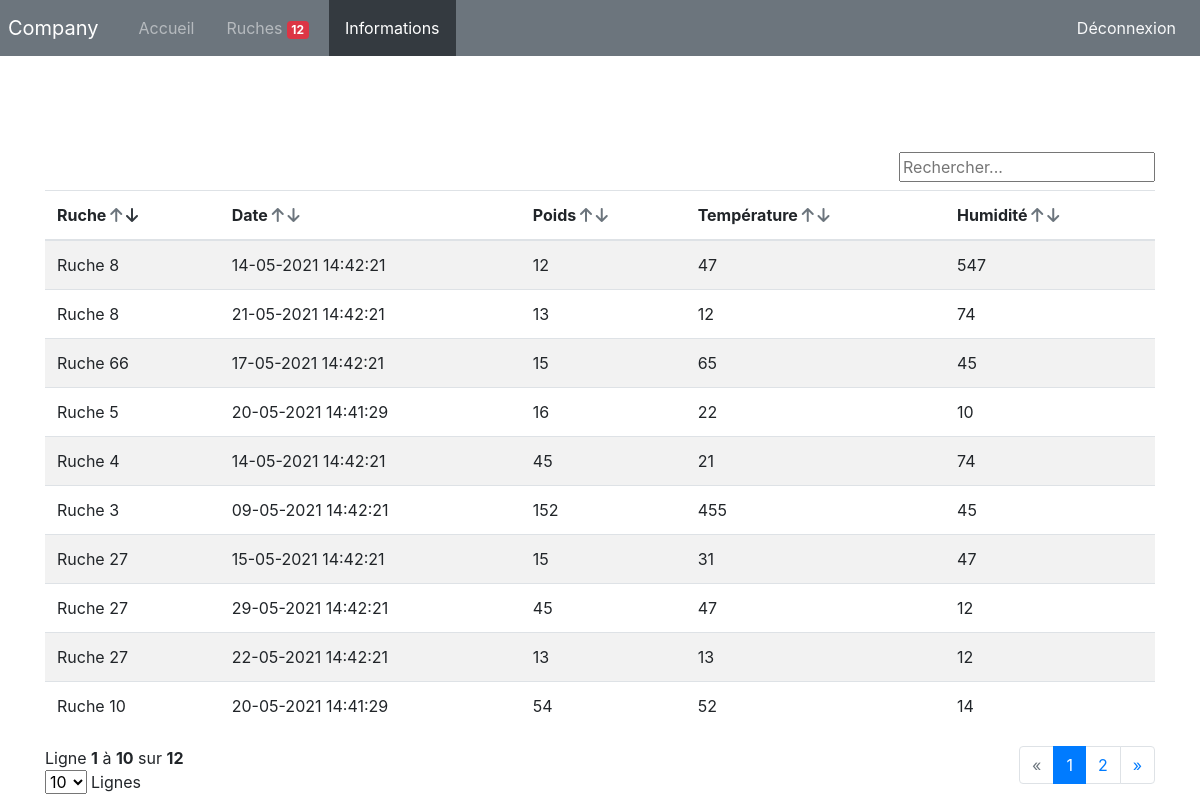
Page /?p=information&tri=nom&direction=DESC on the committed database.
### tables this page shows
CREATE TABLE IF NOT EXISTS `information_ruche` (
  `id` int NOT NULL AUTO_INCREMENT,
  `id_ruche` int NOT NULL,
  `date` datetime NOT NULL,
  `poids` decimal(10,0) NOT NULL,
  `temperature` int NOT NULL,
  `humidite` int NOT NULL,
  PRIMARY KEY (`id`),
  KEY `clef etrangere` (`id_ruche`)
);

CREATE TABLE IF NOT EXISTS `ruche` (
  `id` int NOT NULL AUTO_INCREMENT,
  `nom` text NOT NULL,
  `latitude` decimal(8,6) NOT NULL,
  `longitude` decimal(9,6) NOT NULL,
  PRIMARY KEY (`id`)
);

### template/information/index_information.php (the view, shortened to what this page needs)
<div class="d-flex justify-content-end align-items-center">
  <form>
    <input type="text" placeholder="Rechercher..."/ id="search">
  </form>
</div>
<table class="table table-striped mt-2">
  <thead>
    <tr>
      <th scope="col" id="nom">
        Ruche
        <span>
          <a href="/?p=information&tri=nom&direction=ASC"><i class="fas fa-arrow-up text-secondary"></i></a>
          <a href="/?p=information&tri=nom&direction=DESC"><i class="fas fa-arrow-down text-secondary"></i></a>
        </span>
      </th>
      <th scope="col" id="date">
        Date
        <span>
          <a href="/?p=information&tri=date&direction=ASC"><i class="fas fa-arrow-up text-secondary"></i></a>
          <a href="/?p=information&tri=date&direction=DESC"><i class="fas fa-arrow-down text-secondary"></i></a>
        </span>
      </th>
      <th scope="col" id="poids">
        Poids
        <span>
            <a href="/?p=information&tri=poids&direction=ASC"><i class="fas fa-arrow-up text-secondary"></i></a>
            <a href="/?p=information&tri=poids&direction=DESC"><i class="fas fa-arrow-down text-secondary"></i></a>
        </span>
      </th>
      <th scope="col" id="temperature">
        Température
        <span>
            <a href="/?p=information&tri=temperature&direction=ASC"><i class="fas fa-arrow-up text-secondary"></i></a>
            <a href="/?p=information&tri=temperature&direction=DESC"><i class="fas fa-arrow-down text-secondary"></i></a>
        </span>
      </th>
      <th scope="col" id="humidite">
        Humidité
        <span>
            <a href="/?p=information&tri=humidite&direction=ASC"><i class="fas fa-arrow-up text-secondary"></i></a>
            <a href="/?p=information&tri=humidite&direction=DESC"><i class="fas fa-arrow-down text-secondary"></i></a>
        </span>
      </th>
    </tr>
  </thead>
  <tbody>
    <?php foreach ($informations as $key => $information): ?>
    <tr>
      <td><?=$information['nom']?></th>
      <td><?=date_format(date_create($information['date']),'d-m-Y H:i:s')?></th>
      <td><?=$information['poids']?></th>
      <td><?=$information['temperature']?></td>
      <td><?=$information['humidite']?></td>
    </tr>
    <?php endforeach; ?>
  </tbody>
</table>
<div class="d-flex justify-content-between">
  <div>
    Ligne <?php
    echo '<b>'.(($pagination-1) * $limit + 1) . '</b> à <b>' .  (($pagination-1) * $limit + count($informations)) . '</b> sur <b>' . $nbrInformation. '</b>';
    ?>
    <div class="d-flex align-items-center">
      <form action="/?p=ruche&f=nbLines" method="post" name="form_nbLines" id="form_nbLines">
        <select name="nbLines" class="form-select" id="nbLines">
          <option value="10">10</option>
        </select>
      </form>
      <div class="px-1">
        Lignes
      </div>
    </div>
  </div>
  <?php
    $prec = $pagination == 1 ? 1 : $pagination-1;
    $suiv = $pagination == ceil((intval($nbrInformation) / $limit)) ? $pagination : $pagination+1;
  ?>
  <nav aria-label="Page navigation example">
    <ul class="pagination">
      <li class="page-item" id="prec">
        <a class="page-link" href="/?p=information&pagination=<?= $prec ;?>" aria-label="Previous">
          <span aria-hidden="true">&laquo;</span>
        </a>
      </li>
      <?php for ($i=1; $i < ((intval($nbrInformation) / $limit) + 1); $i++): ?>
        <li class="page-item number"><a class="page-link" href="/?p=information&pagination=<?= $i ;?>"><?= $i ;?></a></li>
      <?php endfor; ?>
      <li class="page-item" id="suiv">
        <a class="page-link" href="/?p=information&pagination=<?= $suiv ;?>" aria-label="Next">
          <span aria-hidden="true">&raquo;</span>
        </a>
      </li>
    </ul>
  </nav>
</div>

### rows in the picture
information_ruche: id_ruche.nom "Ruche 8", date "14-05-2021 14:42:21", poids "12", temperature "47", humidite "547"
information_ruche: id_ruche.nom "Ruche 8", date "21-05-2021 14:42:21", poids "13", temperature "12", humidite "74"
information_ruche: id_ruche.nom "Ruche 66", date "17-05-2021 14:42:21", poids "15", temperature "65", humidite "45"
information_ruche: id_ruche.nom "Ruche 5", date "20-05-2021 14:41:29", poids "16", temperature "22", humidite "10"
information_ruche: id_ruche.nom "Ruche 4", date "14-05-2021 14:42:21", poids "45", temperature "21", humidite "74"
information_ruche: id_ruche.nom "Ruche 3", date "09-05-2021 14:42:21", poids "152", temperature "455", humidite "45"
information_ruche: id_ruche.nom "Ruche 27", date "15-05-2021 14:42:21", poids "15", temperature "31", humidite "47"
information_ruche: id_ruche.nom "Ruche 27", date "29-05-2021 14:42:21", poids "45", temperature "47", humidite "12"
information_ruche: id_ruche.nom "Ruche 27", date "22-05-2021 14:42:21", poids "13", temperature "13", humidite "12"
information_ruche: id_ruche.nom "Ruche 10", date "20-05-2021 14:41:29", poids "54", temperature "52", humidite "14"

### other values in the picture
$nbrRuche['nb'] "12"
$nbrInformation "12"
